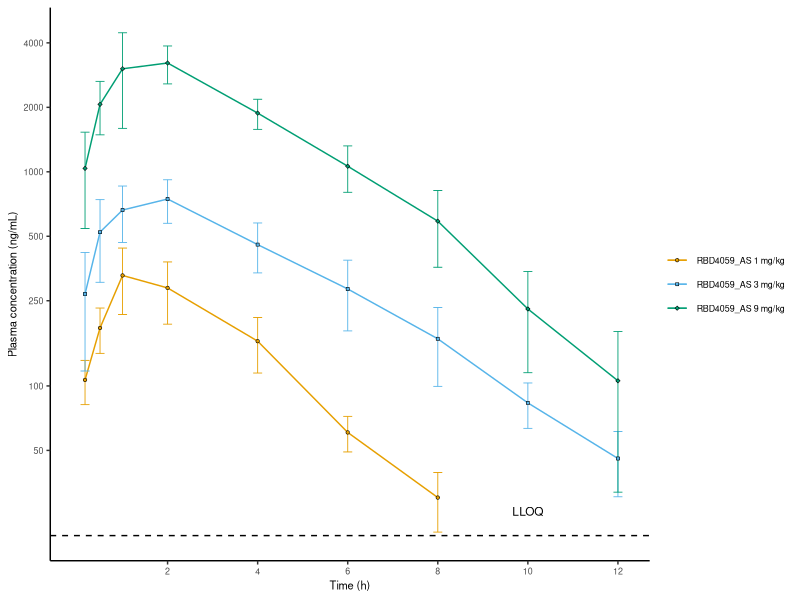

The R source for this figure:
#Fig 2B

#Load library
library(tidyverse)
library(readxl)
library(ggthemes)

# specify colorblind palette
cols <- colorblind_pal()(8)

#read the data 1 mg/kg, 3 mg/kg, 9 mg/kg
dose_1 <- read_xls(path = "2b.xls", range = c("A3:K18"), col_types = "numeric") |>
  rename("time" = "Time (h)...1", "RBD4059_AS 1 mg/kg_1" = "C2001",
          "RBD4059_AS 1 mg/kg_2" = C2002,
          "RBD4059_AS 1 mg/kg_3" = C2003,
          "RBD4059_AS 1 mg/kg_4" = C2501,
          "RBD4059_AS 1 mg/kg_5" = C2502,
          "RBD4059_AS 1 mg/kg_6" = C2503) |>
  select(-c("Mean", "SD", "CV (%)", "Time (h)...8"))

dose_2 <- read_xls(path = "2b.xls", range = c("A21:K36"), col_types = "numeric") |>
  rename("time" = "Time (h)...1", "RBD4059_AS 3 mg/kg_1" = "C3001",
         "RBD4059_AS 3 mg/kg_2" = "C3002",
         "RBD4059_AS 3 mg/kg_3" = "C3003",
         "RBD4059_AS 3 mg/kg_4" = "C3501",
         "RBD4059_AS 3 mg/kg_5" = "C3502",
         "RBD4059_AS 3 mg/kg_6" = "C3503") |>
  select(-c("Mean", "SD", "CV (%)", "Time (h)...8"))

dose_3 <- read_xls(path = "2b.xls", range = c("A39:K54"), col_types = "numeric") |>
  rename("time" = "Time (h)...1","RBD4059_AS 9 mg/kg_1" = "C4001",
         "RBD4059_AS 9 mg/kg_2" = "C4002",
         "RBD4059_AS 9 mg/kg_3" = "C4003",
         "RBD4059_AS 9 mg/kg_4" = "C4501",
         "RBD4059_AS 9 mg/kg_5" = "C4502",
         "RBD4059_AS 9 mg/kg_6" = "C4003") |>
  select(-c("Mean", "SD", "CV (%)", "Time (h)...8"))

#Combine data for all doses and data wrangling
data <- dose_1 |>
  full_join(dose_2, by = "time") |>
  full_join(dose_3, by = "time") |>
  pivot_longer(cols = -time, names_to = "dosage", values_to = "concentration") |>
  mutate(dosage = str_remove(dosage, "_[0-9]+$"))

#Calculate data summaries for plotting
data_plot <- data |>
  group_by(time, dosage) |>
  summarise(mean = mean(concentration, na.rm = T), sd = sd(concentration, na.rm = T)) |>
  mutate(upper = mean + sd, lower = mean - sd) |>
  filter(!is.na(sd))

#Plot the data
p <- data_plot |>
  ggplot(aes(x = time, y = mean, color = dosage)) +
  geom_line(linewidth = 0.5) +
  scale_y_log10(breaks = c(50, 100, 250, 500, 1000, 2000, 4000)) +
  scale_x_continuous(limits = c(0, 12.1), breaks = c(2, 4, 6, 8, 10, 12)) +
  geom_errorbar(aes(ymin = lower, ymax = upper), width = 0.2, linewidth = 0.3) +
  geom_point(aes(shape = dosage, fill = dosage), color = "black", size = 1,
             stroke = 0.3) +
  theme_classic() +
  labs(x = "Time (h)", y = "Plasma concentration (ng/mL)") +
  theme(text = element_text(size = 8),
        title = element_text(size = 8),
        legend.title = element_blank(),
        legend.box.spacing = unit(0.2, "cm")) +
  scale_color_manual(values = cols[c(2, 3, 4, 6, 7, 8)]) +
  scale_fill_manual(values = cols[c(2, 3, 4, 6, 7, 8)]) +
  scale_shape_manual(values = 21:25) +
  geom_hline(yintercept = 20, linetype = "dashed") +
  annotate(geom = "text", x = 10, y = 26, label = "LLOQ", size = 3)

#save plot
ggsave(filename = "2B.pdf", plot = p, scale = 1, width = 15,
       height = 6, units = "cm", dpi = 300)

